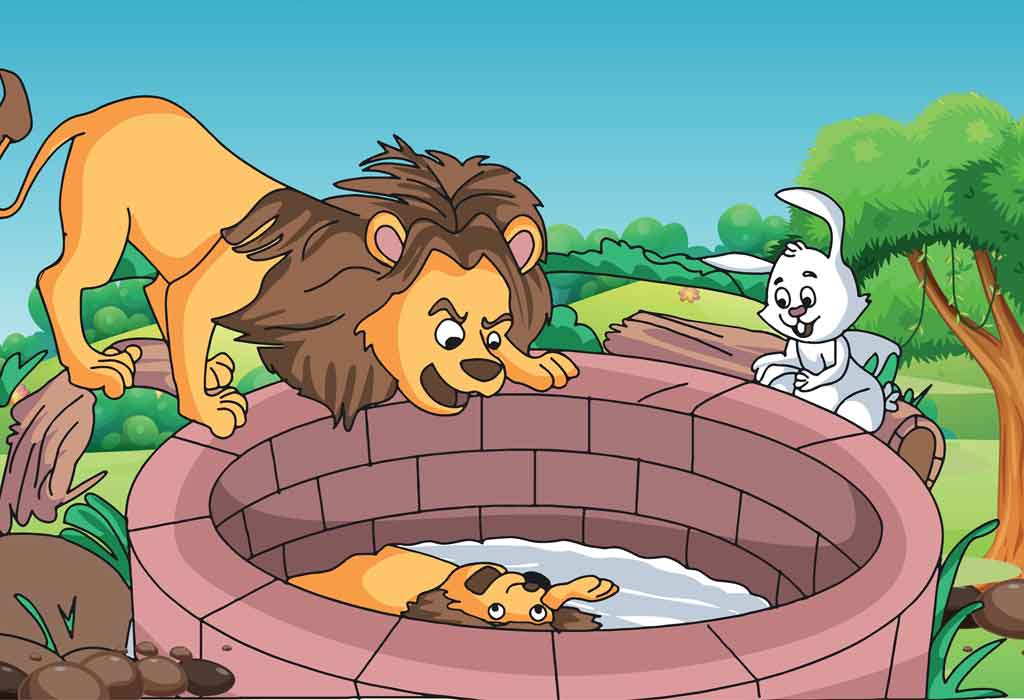
#> input picture random.jpg, 1024 x 700 px
$ python Gemini_Pro_Vision.py
#> lines starting #> are read from the running program, lines starting #| are printed output that depends on the picture
import os
import google.generativeai as genai
import PIL.Image

os.environ['GOOGLE_API_KEY'] = "YOUR_GOOGLE_API_KEY"
genai.configure(api_key = os.environ['GOOGLE_API_KEY'])


#Generate Story from an Image

image = PIL.Image.open('random.jpg')
#> image is the input picture: PIL image 1024x700 RGB; mean R, G, B 141.6, 148.9, 131.2
vision_model = genai.GenerativeModel('gemini-pro-vision')
response = vision_model.generate_content(["Write a 100 words story from the Picture",image])


print(response.text)

'''
Output:
For image 'random.jpg'

Once upon a time, there was a lion who was very thirsty. He went to a well to get a drink, but when he looked down, he saw that the water was very low. He could not reach it.

Just then, a rabbit came hopping by. The lion asked the rabbit to help him get a drink. The rabbit agreed and hopped down into the well. He drank some water and then hopped back out.

The lion was very grateful to the rabbit. He asked the rabbit how he could repay him. The rabbit said that he would like the lion to help him get out of the well. The lion agreed and helped the rabbit get out of the well.

The lion and the rabbit became good friends. They played together every day. The lion learned that even the smallest creatures can be helpful. The rabbit learned that even the biggest creatures can be kind.


'''

#Generate a JSON Response

image = PIL.Image.open('items.webp')
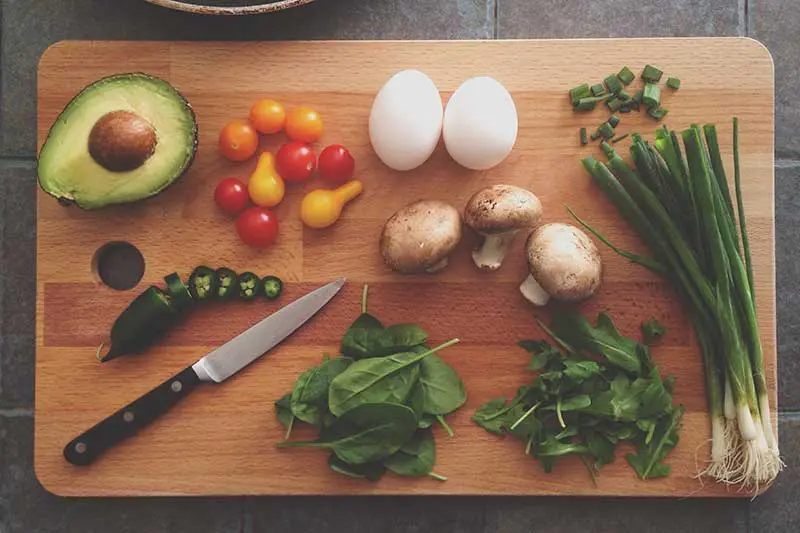
#> input picture items.webp, 800 x 533 px
#> image is the input picture: PIL image 800x533 RGB; mean R, G, B 132.1, 104.1, 82.3

response = vision_model.generate_content(["generate a json of ingredients \
with their count present on the table",image])

print(response.text)

'''
Output :
For image 'items.webp'

json
{
  "ingredients": [
    {
      "name": "avocado",
      "count": 1
    },
    {
      "name": "tomato",
      "count": 9
    },
    {
      "name": "egg",
      "count": 2
    },
    {
      "name": "mushroom",
      "count": 3
    },
    {
      "name": "jalapeno",
      "count": 1
    },
    {
      "name": "spinach",
      "count": 1
    },
    {
      "name": "cilantro",
      "count": 1
    },
    {
      "name": "green onion",
      "count": 1
    }
  ]
}
'''

#Describe an Image

image = PIL.Image.open('random2.jpg')
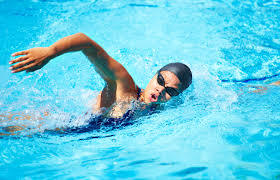
#> input picture random2.jpg, 280 x 180 px
#> image is the input picture: PIL image 280x180 RGB; mean R, G, B 101.1, 204.7, 225.1

response = vision_model.generate_content(["Describe the image in a single sentence?",image])

print(response.text)

'''
Output:
For image 'random2.jpg'
 A female swimmer wearing a black cap and blue swimsuit is swimming the freestyle stroke in a blue pool.
'''

#Compare Two Images

image1=PIL.Image.open('random2.jpg')
#> (the run stopped early here; a loop or call above may not have finished)
